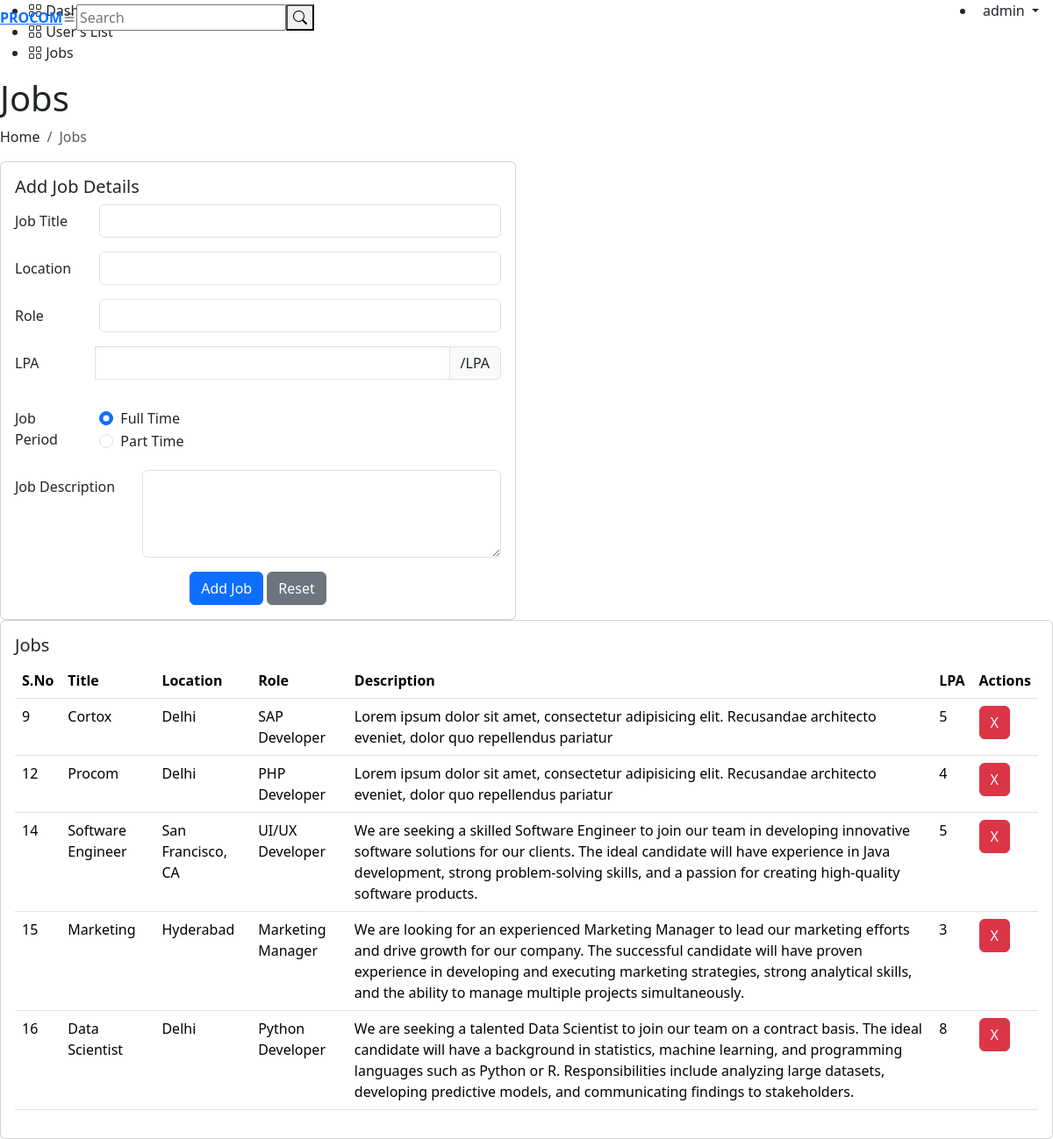
Screenshot of /admin/jobs.php (signed in) with the database file from the repository.
### tables this page shows
CREATE TABLE `jobslist` (
  `id` int(11) NOT NULL,
  `title` longtext NOT NULL,
  `location` varchar(20) NOT NULL,
  `role` varchar(20) NOT NULL,
  `period` varchar(20) NOT NULL,
  `description` longtext NOT NULL,
  `skills` longtext NOT NULL,
  `lpa` int(20) NOT NULL
);

### admin/jobs.php (the view, shortened to what this page needs)
<?php
$adminId = $_SESSION["admin"];
?>
<!DOCTYPE html>
<html lang="en">
<head>
    <link href="assets/vendor/bootstrap/css/bootstrap.min.css" rel="stylesheet" />
    <link href="assets/vendor/bootstrap-icons/bootstrap-icons.css" rel="stylesheet" />
    <link href="assets/vendor/boxicons/css/boxicons.min.css" rel="stylesheet" />
    <link href="assets/vendor/quill/quill.snow.css" rel="stylesheet" />
    <link href="assets/vendor/quill/quill.bubble.css" rel="stylesheet" />
    <link href="assets/vendor/remixicon/remixicon.css" rel="stylesheet" />
    <link href="assets/vendor/simple-datatables/style.css" rel="stylesheet" />
    <link href="assets/css/style.css" rel="stylesheet" />
</head>
<body>
  <header id="header" class="header fixed-top d-flex align-items-center">
        <div class="d-flex align-items-center justify-content-center">
            <a class="logo d-flex align-items-center  justify-content-center fw-bold">
                <span class="d-none d-lg-block  fw-bold">
                    <b>PROCOM</b>
                </span>
            </a>
            <i class="bi bi-list toggle-sidebar-btn"></i>
        </div>
        <div class="search-bar">
            <form class="search-form d-flex align-items-center" method="POST" action="#">
                <input type="text" name="query" placeholder="Search" title="Enter search keyword" />
                <button type="submit" title="Search">
                    <i class="bi bi-search"></i>
                </button>
            </form>
        </div>
        <nav class="header-nav ms-auto">
            <ul class="d-flex align-items-center">
                <li class="nav-item dropdown pe-3">
                    <a class="nav-link nav-profile d-flex align-items-center pe-0" href="#" data-bs-toggle="dropdown">
                        <span class="d-none d-md-block dropdown-toggle ps-2">
                            <?php echo $adminId ?>
                        </span> </a>
                </li>
            </ul>
        </nav>
    </header>
    <aside id="sidebar" class="sidebar">
        <ul class="sidebar-nav" id="sidebar-nav">
            <li class="nav-item">
                <a class="nav-link collapsed" href="dashboard.php">
                    <i class="bi bi-grid"></i>
                    <span>Dashboard</span>
                </a>
            </li>
            <li class="nav-item">
                <a class="nav-link collapsed" href="usersList.php">
                    <i class="bi bi-grid"></i>
                    <span>User's List</span>
                </a>
            </li>
            <li class="nav-item">
                <a class="nav-link " href="jobs.php">
                    <i class="bi bi-grid"></i>
                    <span>Jobs</span>
                </a>
            </li>
        </ul>
    </aside>
    <main id="main" class="main">
        <div class="pagetitle">
            <h1>Jobs</h1>
            <nav>
                <ol class="breadcrumb">
                    <li class="breadcrumb-item"><a>Home</a></li>
                    <li class="breadcrumb-item   active">Jobs</li>
                </ol>
            </nav>
        </div>
        <section class="section">
            <div class="row">
                <div class="col-lg-6">
                    <div class="card">
                        <div class="card-body">
                            <h5 class="card-title">Add Job Details</h5>
                            <form method="post" action="add_job.php">
                                <div class="row mb-3">
                                    <label for="Title" class="col-sm-2 col-form-label">Job Title</label>
                                    <div class="col-sm-10">
                                        <input type="text" class="form-control" id="Title" name="Title">
                                    </div>
                                </div>
                                <div class="row mb-3">
                                    <label for="Location" class="col-sm-2 col-form-label">Location</label>
                                    <div class="col-sm-10">
                                        <input type="text" class="form-control" id="Location" name="Location">
                                    </div>
                                </div>
                                <div class="row mb-3">
                                    <label for="Role" class="col-sm-2 col-form-label">Role</label>
                                    <div class="col-sm-10">
                                        <input type="text" class="form-control" id="Role" name="Role">
                                    </div>
                                </div>
                                <div class="row mb-3">
                                    <div class="input-group mb-3">
                                        <label for="LPA" class="col-sm-2 col-form-label">LPA</label>
                                        <input type="text" class="form-control" placeholder="" id="LPA" name="LPA">
                                        <span class="input-group-text" id="basic-addon1">/LPA</span>
                                    </div>
                                </div>
                                <fieldset class="row mb-3">
                                    <legend class="col-form-label col-sm-2 pt-0">Job Period</legend>
                                    <div class="col-sm-10">
                                        <div class="form-check">
                                            <input class="form-check-input" type="radio" name="gridRadios"
                                                id="gridRadios1" value="Full Time" checked="">
                                            <label class="form-check-label" for="gridRadios1">
                                                Full Time
                                            </label>
                                        </div>
                                        <div class="form-check">
                                            <input class="form-check-input" type="radio" name="gridRadios"
                                                id="gridRadios2" value="Part Time">
                                            <label class="form-check-label" for="gridRadios2">
                                                Part Time
                                            </label>
                                        </div>
                                    </div>
                                </fieldset>
                                <div class="row mb-3">
                                    <label for="Description" class="col-sm-3 col-form-label">Job Description</label>
                                    <div class="col-sm-9">
                                        <textarea class="form-control" style="height: 100px" id="Description"
                                            name="Description"></textarea>
                                    </div>
                                </div>
                                <div class="text-center">
                                    <button type="submit" class="btn btn-primary">Add Job</button>
                                    <button type="reset" class="btn btn-secondary">Reset</button>
                                </div>
                            </form>
                        </div>
                    </div>
                </div>
                <div class="col-lg-12">
                    <div class="card">
                        <div class="card-body">
                            <h5 class="card-title">Jobs</h5>
                            <table class="table datatable">
                                <thead>
                                    <tr>
                                        <th>S.No</th>
                                        <th>Title</th>
                                        <th>Location</th>
                                        <th>Role</th>
                                        <th>Description</th>
                                        <th>LPA</th>
                                        <th>Actions</th>
                                    </tr>
                                </thead>
                                <tbody>
                                    <?php
                                    include ('../connection.php');
                                    $sql = "SELECT * FROM `jobslist`";
                                    $result = $conn->query($sql);
                                    if ($result->num_rows > 0) {
                                        while ($row = $result->fetch_assoc()) {
                                            echo "<tr>";
                                            echo "<td>" . $row["id"] . "</td>";
                                            echo "<td contenteditable='true' onBlur=\"updateJob(" . $row["id"] . ", 'title', this.innerText)\">" . $row["title"] . "</td>";
                                            echo "<td contenteditable='true' onBlur=\"updateJob(" . $row["id"] . ", 'location', this.innerText)\">" . $row["location"] . "</td>";
                                            echo "<td contenteditable='true' onBlur=\"updateJob(" . $row["id"] . ", 'role', this.innerText)\">" . $row["role"] . "</td>";
                                            echo "<td contenteditable='true' onBlur=\"updateJob(" . $row["id"] . ", 'description', this.innerText)\">" . $row["description"] . "</td>";
                                            echo "<td contenteditable='true' onBlur=\"updateJob(" . $row["id"] . ", 'lpa', this.innerText)\">" . $row["lpa"] . "</td>";
                                            echo "<td>";
                                            echo "<button type='button' class='btn btn-danger' style='margin-right: 5px;' onclick='confirmDelete(" . $row["id"] . ")'>X</button>";
                                            echo "</td>";
                                            echo "</tr>";
                                        }
                                    } else {
                                        echo "<tr><td colspan='3'>No records found</td></tr>";
                                    }
                                    ?>
                                </tbody>
                            </table>
                        </div>
                    </div>
                </div>
            </div>
        </section>
    </main>
</body>
</html>

### rows the page displays
jobslist: id "9", title "Cortox", location "Delhi", role "SAP Developer", description "Lorem ipsum dolor sit amet, consectetur adipisicing elit. Recusandae architecto eveniet, dolor quo repellendus pariatur", lpa "5"
jobslist: id "12", title "Procom", location "Delhi", role "PHP Developer", description "Lorem ipsum dolor sit amet, consectetur adipisicing elit. Recusandae architecto eveniet, dolor quo repellendus pariatur", lpa "4"
jobslist: id "14", title "Software Engineer", location "San Francisco, CA", role "UI/UX Developer", description "We are seeking a skilled Software Engineer to join our team in developing innovative software solutions for our clients. The ideal candidate will have experience in Java development, strong problem-solving skills, and a passion for creating high-quality software products.", lpa "5"
jobslist: id "15", title "Marketing", location "Hyderabad", role "Marketing Manager", description "We are looking for an experienced Marketing Manager to lead our marketing efforts and drive growth for our company. The successful candidate will have proven experience in developing and executing marketing strategies, strong analytical skills, and the ability to manage multiple projects simultaneously.", lpa "3"
jobslist: id "16", title "Data Scientist", location "Delhi", role "Python Developer", description "We are seeking a talented Data Scientist to join our team on a contract basis. The ideal candidate will have a background in statistics, machine learning, and programming languages such as Python or R. Responsibilities include analyzing large datasets, developing predictive models, and communicating findings to stakeholders.", lpa "8"

### other values shown
$adminId "admin"
